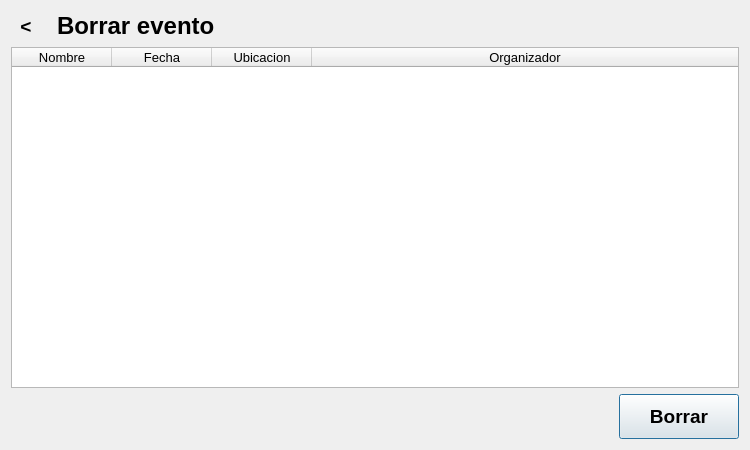
<?xml version="1.0" encoding="UTF-8"?>
<ui version="4.0">
 <class>DialogoBorrarEvento</class>
 <widget class="QDialog" name="DialogoBorrarEvento">
  <property name="geometry">
   <rect>
    <x>0</x>
    <y>0</y>
    <width>750</width>
    <height>450</height>
   </rect>
  </property>
  <property name="windowTitle">
   <string>Borrar Evento</string>
  </property>
  <layout class="QVBoxLayout" name="verticalLayout" stretch="0,1,0">
   <item>
    <layout class="QHBoxLayout" name="horizontalLayout_Titulo" stretch="0,0,1">
     <item>
      <widget class="QToolButton" name="btnAtras">
       <property name="text">
        <string>&lt;</string>
       </property>
       <property name="font">
        <font>
         <pointsize>14</pointsize>
         <weight>75</weight>
         <bold>true</bold>
        </font>
       </property>
       <property name="autoRaise">
        <bool>true</bool>
       </property>
      </widget>
     </item>
     <item>
      <widget class="QLabel" name="labelTitulo">
       <property name="font">
        <font>
         <pointsize>18</pointsize>
         <weight>75</weight>
         <bold>true</bold>
        </font>
       </property>
       <property name="text">
        <string>Borrar evento</string>
       </property>
       <property name="indent">
        <number>10</number>
       </property>
      </widget>
     </item>
     <item>
      <spacer name="horizontalSpacer_Titulo">
       <property name="orientation">
        <enum>Qt::Horizontal</enum>
       </property>
       <property name="sizeHint" stdset="0">
        <size>
         <width>40</width>
         <height>20</height>
        </size>
       </property>
      </spacer>
     </item>
    </layout>
   </item>
   <item>
    <widget class="QTableWidget" name="tblEventos">
     <property name="font">
      <font>
       <pointsize>10</pointsize>
      </font>
     </property>
     <property name="selectionMode">
      <enum>QAbstractItemView::SingleSelection</enum>
     </property>
     <property name="selectionBehavior">
      <enum>QAbstractItemView::SelectRows</enum>
     </property>
     <property name="showGrid">
      <bool>false</bool>
     </property>
     <property name="sortingEnabled">
      <bool>true</bool>
     </property>
     <attribute name="horizontalHeaderVisible">
      <bool>true</bool>
     </attribute>
     <attribute name="horizontalHeaderHighlightSections">
      <bool>false</bool>
     </attribute>
     <attribute name="horizontalHeaderStretchLastSection">
      <bool>true</bool>
     </attribute>
     <attribute name="verticalHeaderVisible">
      <bool>false</bool>
     </attribute>
     <column>
      <property name="text">
       <string>Nombre</string>
      </property>
     </column>
     <column>
      <property name="text">
       <string>Fecha</string>
      </property>
     </column>
     <column>
      <property name="text">
       <string>Ubicacion</string>
      </property>
     </column>
     <column>
      <property name="text">
       <string>Organizador</string>
      </property>
     </column>
    </widget>
   </item>
   <item>
    <layout class="QHBoxLayout" name="horizontalLayout_Boton">
     <item>
      <spacer name="horizontalSpacer_Boton">
       <property name="orientation">
        <enum>Qt::Horizontal</enum>
       </property>
       <property name="sizeHint" stdset="0">
        <size>
         <width>40</width>
         <height>20</height>
        </size>
       </property>
      </spacer>
     </item>
     <item>
      <widget class="QPushButton" name="btnBorrar">
       <property name="minimumSize">
        <size>
         <width>120</width>
         <height>45</height>
        </size>
       </property>
       <property name="font">
        <font>
         <pointsize>14</pointsize>
         <weight>75</weight>
         <bold>true</bold>
        </font>
       </property>
       <property name="text">
        <string>Borrar</string>
       </property>
      </widget>
     </item>
    </layout>
   </item>
  </layout>
 </widget>
 <resources/>
 <connections/>
</ui>
